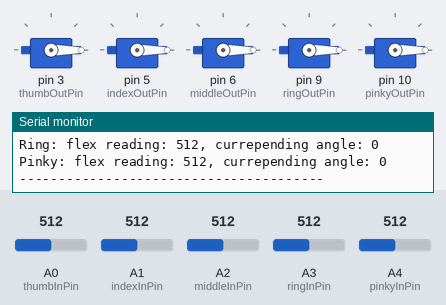
Bench run of a sketch on a simulated Arduino Uno, built with avr-gcc and run on an emulated ATmega328P. Parts: 5 × servo, the last lines printed to the serial monitor. The test bench sets the inputs (shaded band); at power-on: A0 (thumbInPin) = 512, A1 (indexInPin) = 512, A2 (middleInPin) = 512, A3 (ringInPin) = 512, A4 (pinkyInPin) = 512.

Above: at 2.2 s.
2.3 s: A0 (thumbInPin) set to 992
At 3.5 s:
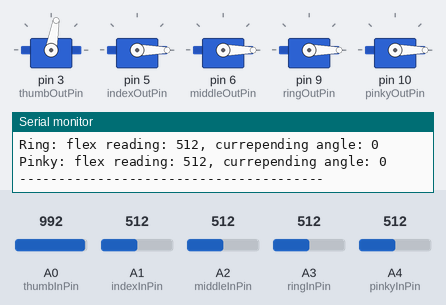
4.1 s: A1 (indexInPin) set to 992
At 5.3 s:
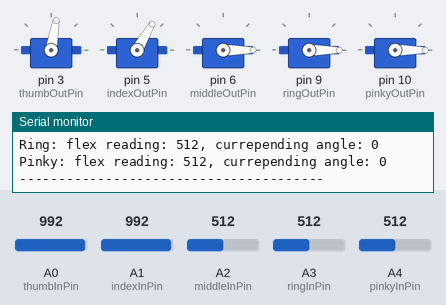
6.4 s: A2 (middleInPin) set to 992
At 8.3 s:
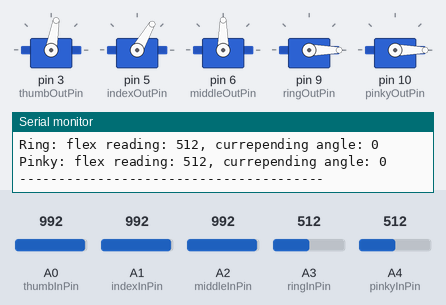
8.6 s: A3 (ringInPin) set to 992
At 10.3 s:
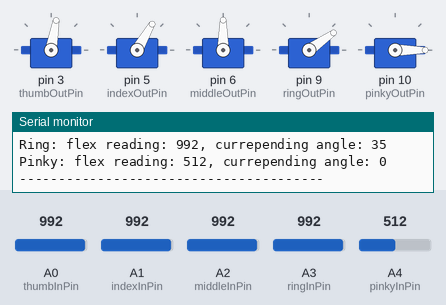
10.8 s: A4 (pinkyInPin) set to 992
At 12.3 s:
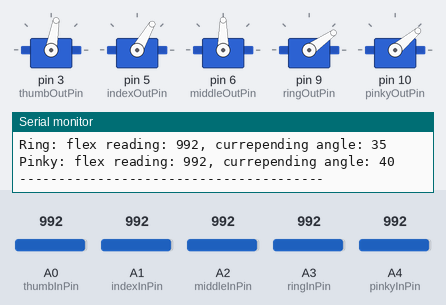
13.0 s: A0 (thumbInPin) set to 716
At 14.4 s:
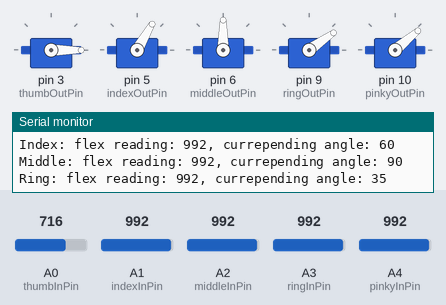
Timing chart, 0 to 16.0 s (numbered marks = the images above; inputs shaded):
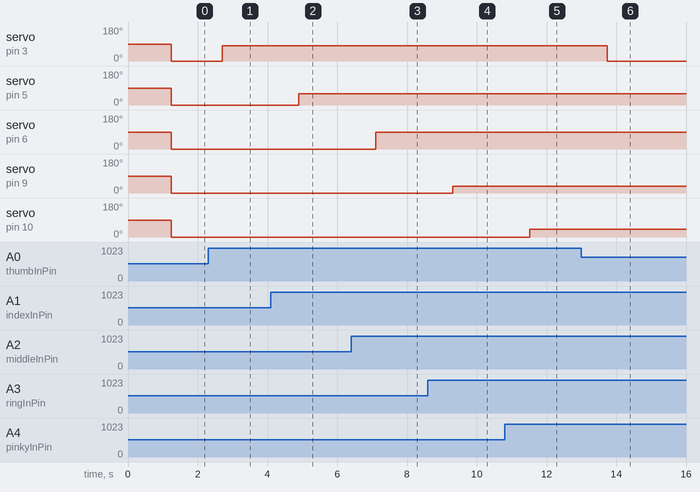

The sketch:

handCode.ino
```cpp
/*
 Controlling a robotic hand using flex sensors for the purposes of
 biomdeical solutions.

 written on July 31 2019
 modified on July 31 2019
*/

#include <Servo.h> //importing the servo library

/*
 * we assign 5 servos to 5 finger names.
 * for more about finger names: https://www.simplybodylanguage.com/finger-names.html
 *
 */
Servo thumbOut;
Servo indexOut;
Servo middleOut;
Servo ringOut;
Servo pinkyOut;

/*
 * in this part of the code we are defining the fingers as INs and OUTS
 * INs = flex sensor pin layout, representing inputs
 * OUTs = servos representing outputs
 */
const int thumbInPin = A0;
const int thumbOutPin = 3;

const int indexInPin = A1;
const int indexOutPin = 5;

const int middleInPin = A2;
const int middleOutPin = 6;

const int ringInPin = A3;
const int ringOutPin = 9;

const int pinkyInPin = A4;
const int pinkyOutPin = 10;

/*
 * we assign variables to read the analog readings coming from the flex sensor.
 */
int thumbIn;
int indexIn;
int middleIn;
int ringIn;
int pinkyIn;

void setup()
{
    // initializing serial communications at 9600 bps:
    Serial.begin(9600);
    Serial.println("Serial communicationn initialized");

    //attaching each servo motor to it's arduino pin.
    thumbOut.attach(thumbOutPin);
    indexOut.attach(indexOutPin);
    middleOut.attach(middleOutPin);
    ringOut.attach(ringOutPin);
    pinkyOut.attach(pinkyOutPin);
    delay(500); //delay for ux purposes.

    Serial.println("Fingers attached.");
    delay(500); //delay for ux purposes.

}

void loop()
{
    /*
    * the process goes as follows:
    * we read the flex sensor using the analog read command.
    * we map the read value from the flex to be between the min read value and the max read value
    * to be mapped to the curresponding servo angles resulting in the same hand movement.
    */

    thumbIn = map(analogRead(thumbInPin), 760, 950, 0, 80); //read the flex and map it
    thumbIn = thumbIn - thumbIn%5;
    thumbIn = constrain(thumbIn,0,80);
    Serial.print("Thumb: "); //printing the result of the mapping command.
    Serial.print("flex reading: ");
    Serial.print(analogRead(thumbInPin));
    Serial.print(", currepending angle: ");
    Serial.println(thumbIn);

    indexIn = map(analogRead(indexInPin), 730, 950, 0, 60);
    indexIn =  indexIn - indexIn%5;
    indexIn = constrain (indexIn,0,60);
    Serial.print("Index: ");
    Serial.print("flex reading: ");
    Serial.print(analogRead(indexInPin));
    Serial.print(", currepending angle: ");
    Serial.println(indexIn);

    middleIn = map(analogRead(middleInPin), 760, 950, 0, 90);
    middleIn =  middleIn - middleIn%5;
    middleIn = constrain(middleIn,0,90);
    Serial.print("Middle: ");
    Serial.print("flex reading: ");
    Serial.print(analogRead(middleInPin));
    Serial.print(", currepending angle: ");
    Serial.println(middleIn);

    ringIn = map(analogRead(ringInPin), 730, 950, 0, 35);
    ringIn = ringIn - ringIn%5;
    ringIn = constrain(ringIn,0,35);
    Serial.print("Ring: ");
    Serial.print("flex reading: ");
    Serial.print(analogRead(ringInPin));
    Serial.print(", currepending angle: ");
    Serial.println(ringIn);

    pinkyIn = map(analogRead(pinkyInPin), 800, 1000, 0, 45);
    pinkyIn = pinkyIn - pinkyIn%5;
    pinkyIn = constrain(pinkyIn,0,45);
    Serial.print("Pinky: ");
    Serial.print("flex reading: ");
    Serial.print(analogRead(pinkyInPin));
    Serial.print(", currepending angle: ");
    Serial.println(pinkyIn);

    Serial.println("");
    Serial.println("---------------------------------------");

    // we write the gotten values from the map command to the servos to achieve the requested angles.
    thumbOut.write(thumbIn);
    indexOut.write(indexIn);
    middleOut.write(middleIn);
    ringOut.write(ringIn);
    pinkyOut.write(pinkyIn);

    delay(500); //delay for PWM purposes.
}
```

Measured:
- after the input at 2.3 s, servo on pin 3 (thumbOutPin): 0° → 80° after 0.40 s
- after the input at 4.1 s, servo on pin 5 (indexOutPin): 0° → 60° after 0.80 s
- after the input at 6.4 s, servo on pin 6 (middleOutPin): 0° → 90° after 0.71 s
- after the input at 8.6 s, servo on pin 9 (ringOutPin): 0° → 35° after 0.71 s
- after the input at 10.8 s, servo on pin 10 (pinkyOutPin): 0° → 40° after 0.72 s
- after the input at 13.0 s, servo on pin 3 (thumbOutPin): 80° → 0° after 0.74 s
